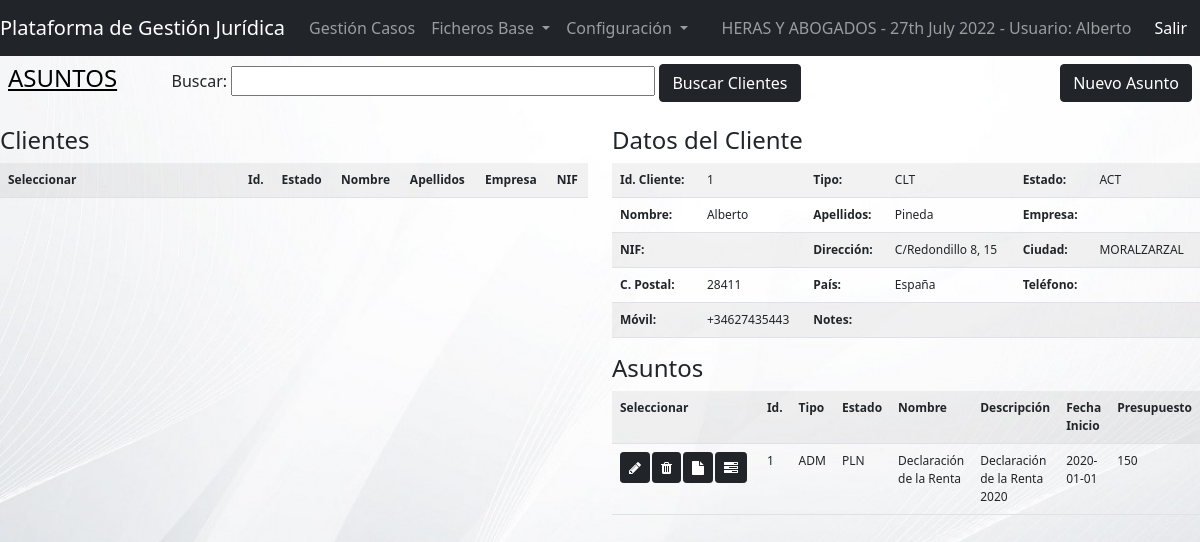
The app's page /view/projects.php?entid=1 (signed in) with its own data.
### tables this page shows
CREATE TABLE IF NOT EXISTS `entities` (
  `ENTId` int(11) NOT NULL AUTO_INCREMENT,
  `ENTType` varchar(10) NOT NULL,
  `ENTStatus` varchar(10) NOT NULL,
  `ENTName` varchar(75) DEFAULT NULL,
  `ENTLastName` varchar(100) DEFAULT NULL,
  `ENTCompany` varchar(100) DEFAULT NULL,
  `ENTFiscalId` varchar(50) DEFAULT NULL,
  `ENTAddress` varchar(175) DEFAULT NULL,
  `ENTCity` varchar(75) DEFAULT NULL,
  `ENTPostalCode` varchar(20) DEFAULT NULL,
  `ENTCountry` varchar(50) DEFAULT NULL,
  `ENTEmail` varchar(150) DEFAULT NULL,
  `ENTPhone` varchar(20) DEFAULT NULL,
  `ENTMobile` varchar(20) DEFAULT NULL,
  `ENTAccount` varchar(50) DEFAULT NULL,
  `ENTPayment` int(11) DEFAULT 0,
  `ENTPaymentDay` int(11) DEFAULT 0,
  `ENTBank` varchar(50) DEFAULT NULL,
  `ENTBillingNotes` varchar(255) DEFAULT NULL,
  `ENTNotes` varchar(255) DEFAULT NULL,
  `ENTDateInsert` datetime DEFAULT NULL,
  `ENTInsertBy` varchar(50) DEFAULT NULL,
  `ENTDateUpdate` datetime DEFAULT NULL,
  `ENTUpdateBy` varchar(50) DEFAULT NULL,
  PRIMARY KEY (`ENTId`)
);

CREATE TABLE IF NOT EXISTS `projects` (
  `PRJId` int(11) NOT NULL AUTO_INCREMENT,
  `PRJIdEntity` int(11) DEFAULT NULL,
  `PRJIdEmployee` int(11) DEFAULT NULL,
  `PRJType` varchar(10) DEFAULT NULL,
  `PRJStatus` varchar(10) DEFAULT NULL,
  `PRJName` varchar(50) DEFAULT NULL,
  `PRJDescription` varchar(250) DEFAULT NULL,
  `PRJDateStart` date DEFAULT NULL,
  `PRJDateEnd` date DEFAULT NULL,
  `PRJDateStartPln` date DEFAULT NULL,
  `PRJDateEndPln` date DEFAULT NULL,
  `PRJBudget` float DEFAULT NULL,
  `PRJBudgetReal` float DEFAULT NULL,
  `PRJCost` float DEFAULT NULL,
  `PRJCostReal` float DEFAULT NULL,
  `PRJNotes` varchar(255) DEFAULT NULL,
  `PRJDateInsert` date DEFAULT NULL,
  `PRJInsertBy` varchar(50) DEFAULT NULL,
  `PRJDateUpdate` date DEFAULT NULL,
  `PRJUpdateBy` varchar(50) DEFAULT NULL,
  PRIMARY KEY (`PRJId`),
  KEY `FKPRJEntity` (`PRJIdEntity`),
  KEY `FKPRJEmployee` (`PRJIdEmployee`),
  CONSTRAINT `FKPRJEmployee` FOREIGN KEY (`PRJIdEmployee`) REFERENCES `employees` (`EMPId`) ON DELETE SET NULL ON UPDATE SET NULL,
  CONSTRAINT `FKPRJEntity` FOREIGN KEY (`PRJIdEntity`) REFERENCES `entities` (`ENTId`) ON DELETE SET NULL ON UPDATE SET NULL
);

### model/dbcrud.php (called while the page is built, shortened)
<?php
    class dbcrud {
        public function sql ($sql){
            $dbConn = new dbconn();
            $dbConn->connect();
            $conn = $dbConn->getConn();
            $result = $conn->query($sql);
            return $result;
        }
    }
?>

### controller/cntProject.php (the view, shortened to what this page needs)
<?php
    include_once '../model/dbcrud.php';
    function selectEntities($entfilter){
        echo '<tr>'
                . '<th style="width:240px">Seleccionar</th><th>Id.</th><th>Estado</th><th>Nombre</th><th>Apellidos</th><th>Empresa</th><th>NIF</th>'
           . '</tr>';
    }
    function selectedEntityById($idEnt){
        $prjCrud = new dbcrud();
        $prjSQL = "SELECT * FROM entities WHERE ENTId = " . $idEnt;
        $result = $prjCrud->sql($prjSQL);
        if ($result->num_rows > 0) {
            while($row = $result->fetch_assoc()) {
                echo  '<tr>'
                . '<td><b>Id. Cliente:</b></td><td>'.$row["ENTId"].'</td>'
                . '<td><b>Tipo:</b></td><td>'.$row["ENTType"].'</td>'
                . '<td><b>Estado:</b></td><td>'.$row["ENTStatus"].'</td>'
                . '</tr>'
                . '<tr>'
                . '<td><b>Nombre:</b></td><td>'.$row["ENTName"].'</td>'
                . '<td><b>Apellidos:</b></td><td>'.$row["ENTLastName"].'</td>'
                . '<td><b>Empresa:</b></td><td>'.$row["ENTCompany"].'</td>'
                . '</tr>'
                . '<tr>'
                . '<td><b>NIF:</b></td><td>'.$row["ENTFiscalId"].'</td>'
                . '<td><b>Dirección:</b></td><td>'.$row["ENTAddress"].'</td>'
                . '<td><b>Ciudad:</b></td><td>'.$row["ENTCity"].'</td>'
                . '</tr>'
                . '<tr>'
                . '<td><b>C. Postal:</b></td><td>'.$row["ENTPostalCode"].'</td>'
                . '<td><b>País:</b></td><td>'.$row["ENTCountry"].'</td>'
                . '<td><b>Teléfono:</b></td><td>'.$row["ENTPhone"].'</td>'
                . '</tr>'
                . '<tr>'
                . '<td><b>Móvil:</b></td><td>'.$row["ENTMobile"].'</td>'
                . '<td><b>Notes:</b></td><td colspan="3">'.$row["ENTNotes"].'</td>'
                . '</tr>';
            }
        }
    }
    function selectProjects($identity){
        $prjCrud = new dbcrud();
        echo '<tr>'
                . '<th style="width:260px">Seleccionar</th><th>Id.</th><th>Tipo</th><th>Estado</th><th>Nombre</th><th>Descripción</th><th>Fecha Inicio</th><th>Presupuesto</th>'
           . '</tr>';
        if ($identity > 0)
        {
            $prjSQL = "SELECT * FROM projects WHERE PRJIdEntity = " .$identity;
            $result = $prjCrud->sql($prjSQL);
            if ($result->num_rows > 0) {
              while($row = $result->fetch_assoc()) {
               echo '<tr><td><a href="projectdata.php?update&idproject='.$row["PRJId"].'" target="_blank" class="btn btn-dark btn-sm" role="button" data-toggle="tooltip" data-placement="top" title="Editar Asunto"><i class="fa fa-pencil" aria-hidden="true"></i></a>'
                        .'<a href="projectdata.php?delete&idproject='.$row["PRJId"].'" target="_blank" class="btn btn-dark btn-sm" role="button" style="margin-left: 2px" data-toggle="tooltip" data-placement="top" title="Eliminar Asunto"><i class="fa fa-trash" aria-hidden="true"></i></a>'
                        .'<a href="docs.php?obj=PROJECTS&objid='.$row["PRJId"].'" target="_blank" class="btn btn-dark btn-sm" role="button" style="margin-left: 2px" data-toggle="tooltip" data-placement="top" title="Documentos del Asunto"><i class="fa fa-file" aria-hidden="true"></i></a>'
                        .'<a href="tasks.php?idproject='.$row["PRJId"].'" class="btn btn-dark btn-sm" role="button" style="margin-left: 2px" data-toggle="tooltip" data-placement="top" title="Tareas del Asunto"><i class="fa fa-tasks" aria-hidden="true"></i></a></td>'
                        . '<td>'.$row["PRJId"].'</td><td>'.$row["PRJType"].'</td><td>'.$row["PRJStatus"].'</td><td>'
                        .$row["PRJName"].'</td><td>'.$row["PRJDescription"].'</td><td>'.$row["PRJDateStart"].'</td><td>'.$row["PRJBudget"].'</td>'
                    .'</tr>';
                }
            }
            else {
                echo '<tr><td></td><td></td><td></td><td></td><td></td><td></td><td></td><td></td></tr>';
                $_SESSION['numentities'] = 0;
            }
        }
    }
?>

### view/css/globalstyles.css (style rules this page uses)
.bgsilver { background-image: url('../imgs/bg04.jpg'); background-repeat: no-repeat; background-attachment: fixed; background-size: cover; }

### records on screen
entities: ENTId "1", ENTType "CLT", ENTStatus "ACT", ENTName "Alberto", ENTLastName "Pineda", ENTAddress "C/Redondillo 8, 15", ENTCity "MORALZARZAL", ENTPostalCode "28411", ENTCountry "España", ENTMobile "+34627435443"
projects: PRJId "1", PRJType "ADM", PRJStatus "PLN", PRJName "Declaración de la Renta", PRJDescription "Declaración de la Renta 2020", PRJDateStart "2020-01-01", PRJBudget "150"

### other values on screen
$_SESSION['username'] "Alberto"
